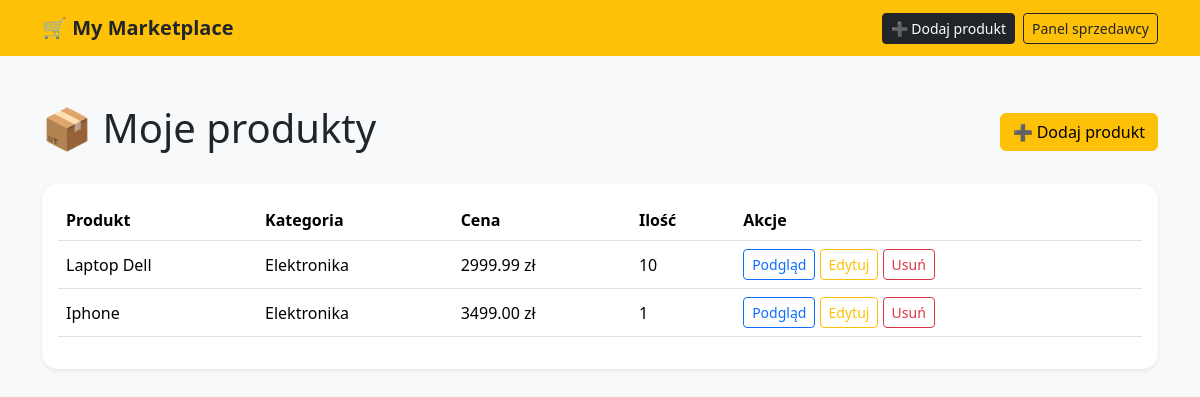
/my-products/ (signed in), run on the app's committed database.
### products/models.py (models this page shows, shortened)
class Product(models.Model):
    company = models.ForeignKey(
        'companies.Company',
        on_delete=models.CASCADE,
        related_name='products'
    )
    category = models.ForeignKey(
        Category,
        on_delete=models.SET_NULL,
        null=True,
        blank=True
    )
    name = models.CharField(max_length=255)
    description = models.TextField()
    price = models.DecimalField(max_digits=10, decimal_places=2)
    quantity = models.PositiveIntegerField(default=0)
    image = models.ImageField(
        upload_to='products/',
        blank=True,
        null=True
    )
    created_at = models.DateTimeField(auto_now_add=True)

class Category(models.Model):
    name = models.CharField(max_length=255)

### products/views.py (the view)
# urls.py: path('my-products/', my_products, name='my_products'),
@login_required
def my_products(request):
    if request.user.role not in ['company', 'sales']:
        return redirect('/dashboard/')
    if request.user.role == 'company':
        company = request.user.owned_company
    else:
        company = request.user.company
    products = Product.objects.filter(
        company=company
    ).select_related('category')
    return render(request, 'products/my_products.html', {
        'products': products
    })

### products/templates/products/my_products.html (shortened to what this page needs)
<!DOCTYPE html>
<html lang="pl">
<head>
    <link href="https://cdn.jsdelivr.net/npm/bootstrap@5.3.3/dist/css/bootstrap.min.css"
          rel="stylesheet">
</head>
<body class="bg-light">
<nav class="navbar navbar-expand-lg navbar-dark bg-warning">
    <div class="container">
        <a class="navbar-brand fw-bold text-dark" href="/dashboard/">
            🛒 My Marketplace
        </a>
        <div class="d-flex gap-2">
            <a href="/products/add/" class="btn btn-dark btn-sm">
                ➕ Dodaj produkt
            </a>
            <a href="/dashboard/" class="btn btn-outline-dark btn-sm">
                Panel sprzedawcy
            </a>
        </div>
    </div>
</nav>
<div class="container mt-5">
    <div class="d-flex justify-content-between align-items-center mb-4">
        <h1>📦 Moje produkty</h1>
        <a href="/products/add/" class="btn btn-warning">
            ➕ Dodaj produkt
        </a>
    </div>
    {% if products %}
        <div class="card shadow-sm border-0 rounded-4">
            <div class="card-body">
                <table class="table align-middle">
                    <thead>
                        <tr>
                            <th>Produkt</th>
                            <th>Kategoria</th>
                            <th>Cena</th>
                            <th>Ilość</th>
                            <th>Akcje</th>
                        </tr>
                    </thead>
                    <tbody>
                        {% for product in products %}
                        <tr>
                            <td>{{ product.name }}</td>
                            <td>
                                {% if product.category %}
                                    {{ product.category.name }}
                                {% else %}
                                    -
                                {% endif %}
                            </td>
                            <td>{{ product.price }} zł</td>
                            <td>{{ product.quantity }}</td>
                            <td>
                                <a href="/products/{{ product.id }}/"
                                   class="btn btn-sm btn-outline-primary">
                                    Podgląd
                                </a>
                                <a href="/products/{{ product.id }}/edit/"
                                   class="btn btn-sm btn-outline-warning">
                                    Edytuj
                                </a>
                                <a href="/products/{{ product.id }}/delete/"
                                   class="btn btn-sm btn-outline-danger">
                                    Usuń
                                </a>
                            </td>
                        </tr>
                        {% endfor %}
                    </tbody>
                </table>
            </div>
        </div>
    {% else %}
        <div class="alert alert-info">
            Nie dodałeś jeszcze żadnych produktów.
        </div>
    {% endif %}
</div>
</body>
</html>

### data on the page
Product: name "Laptop Dell", category.name "Elektronika", price "2999.99", quantity "10"
Product: name "Iphone", category.name "Elektronika", price "3499.00", quantity "1"
